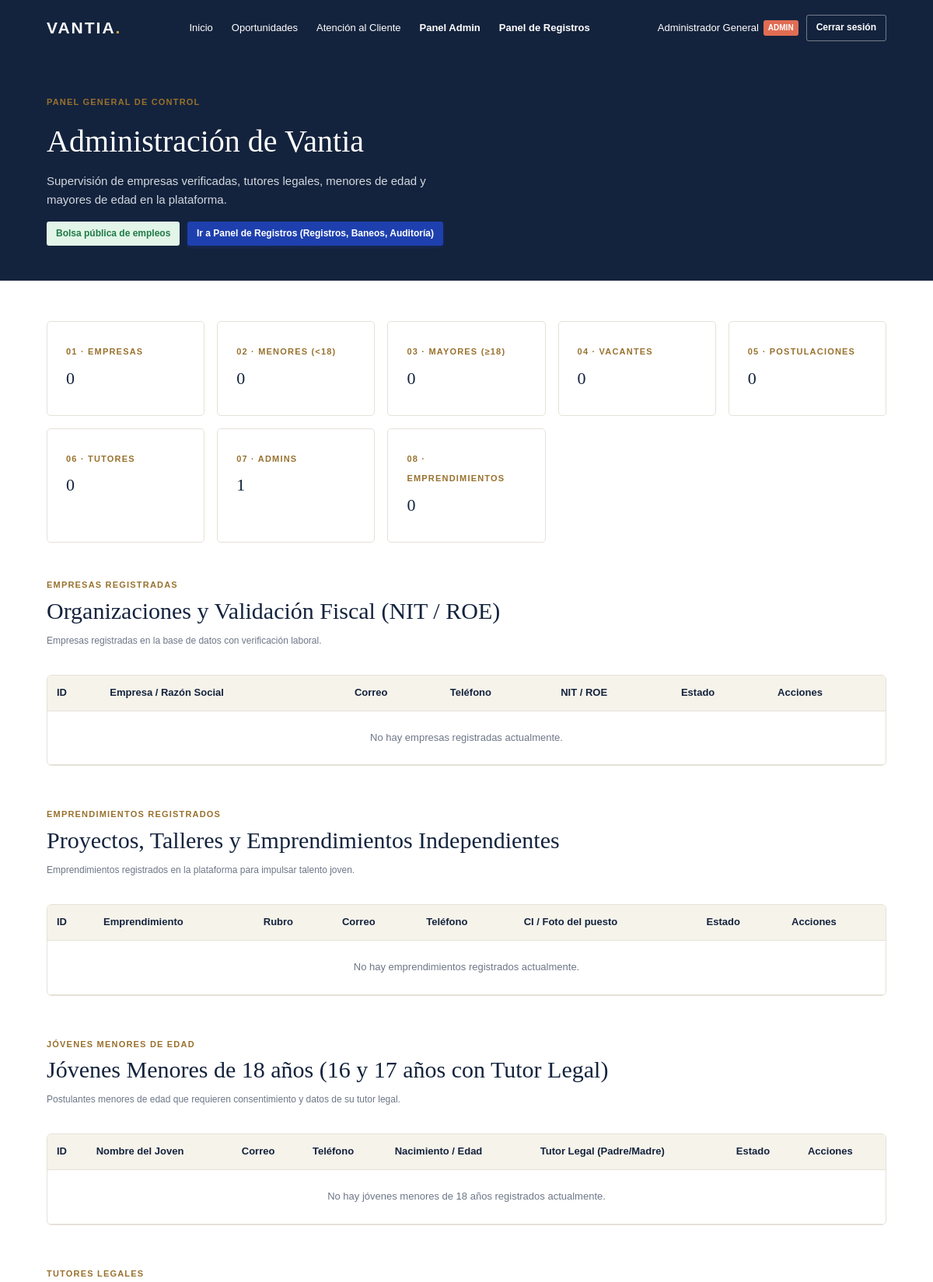
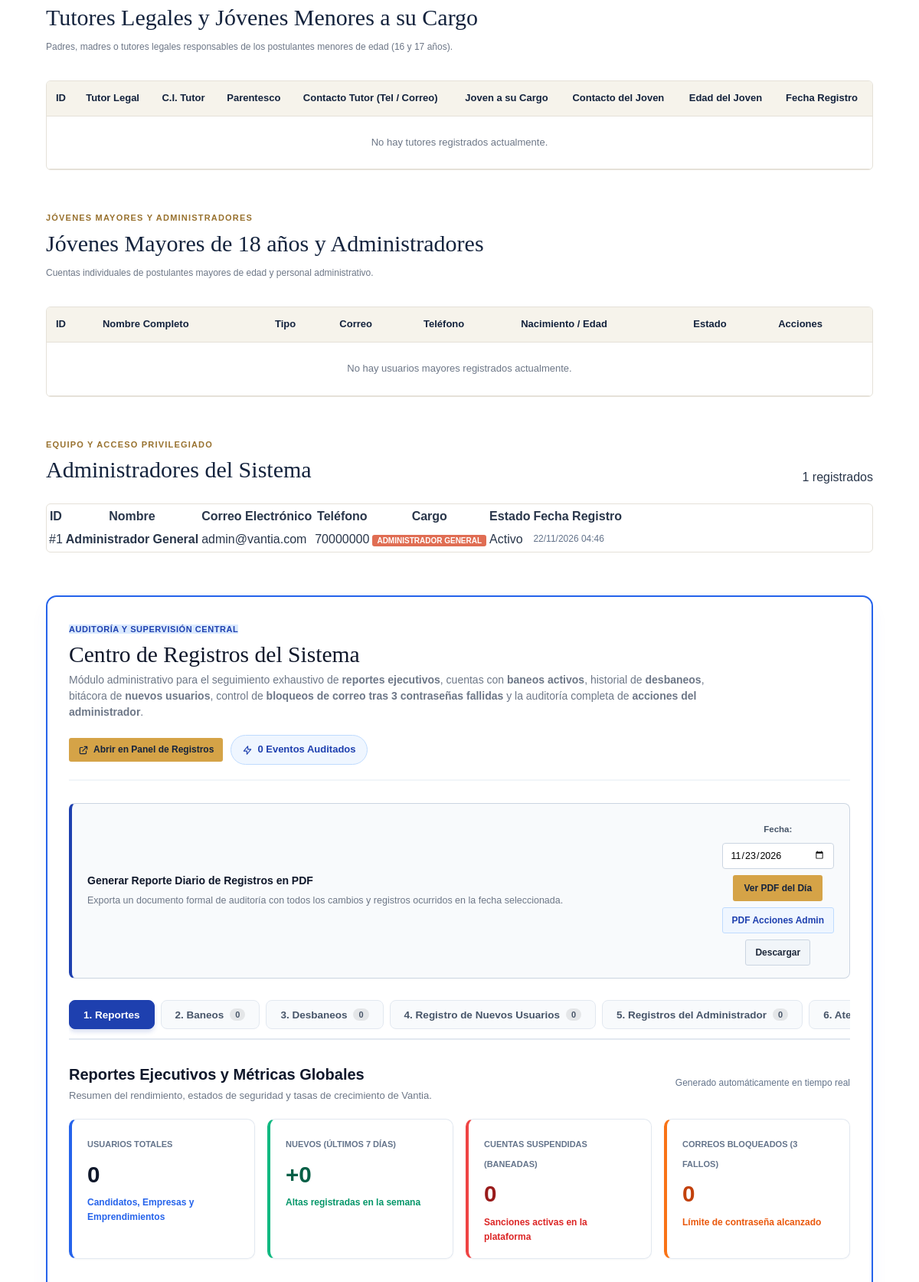
Page /ban.php?pagina=panel_admin (signed in, upper part) on the committed database (2 pictures, top to bottom).
### tables this page shows
CREATE TABLE IF NOT EXISTS usuarios_admin (
    id INT AUTO_INCREMENT PRIMARY KEY,
    nombre VARCHAR(30) NOT NULL,
    correo VARCHAR(50) NOT NULL UNIQUE,
    contrasena VARCHAR(60) NOT NULL,
    telefono BIGINT DEFAULT NULL,
    cargo VARCHAR(35) NOT NULL DEFAULT 'Administrador General',
    activo TINYINT(1) NOT NULL DEFAULT 1,
    fecha_registro TIMESTAMP DEFAULT CURRENT_TIMESTAMP
);

### views/panel_admin.php (the view, shortened to what the rows shown need)
<?php require __DIR__ . '/partials/header.php'; ?>
<section class="pagina-cabecera">
  <div class="contenedor">
    <h1>Administración de Vantia</h1>
  </div>
</section>
<section class="contenedor seccion">
  <div class="tarjetas" style="display:grid; grid-template-columns: repeat(auto-fit, minmax(180px, 1fr)); gap:1rem; margin-bottom:2.5rem;">
    <div class="tarjeta">
      <h2><?= (int) $totalEmpresas ?></h2>
    </div>
    <div class="tarjeta">
      <h2><?= (int) ($totalMenores ?? 0) ?></h2>
    </div>
    <div class="tarjeta">
      <h2><?= (int) ($totalMayores ?? 0) ?></h2>
    </div>
    <div class="tarjeta">
      <h2><?= (int) $totalEmpleos ?></h2>
    </div>
    <div class="tarjeta">
      <h2><?= (int) $totalPostulaciones ?></h2>
    </div>
    <div class="tarjeta">
      <h2><?= (int) ($totalTutores ?? 0) ?></h2>
    </div>
    <div class="tarjeta">
      <h2><?= (int) ($totalAdmins ?? 1) ?></h2>
    </div>
    <div class="tarjeta">
      <h2><?= (int) ($totalEmprendimientos ?? 0) ?></h2>
    </div>
  </div>
  <div id="seccionEmpresas" class="bloque-panel" style="margin-bottom:3rem;">
    <div class="titulo-seccion">
      <div>
        <h2>Organizaciones y Validación Fiscal (NIT / ROE)</h2>
      </div>
    </div>
    <div class="tabla-contenedor">
      <table class="tabla-panel">
        <thead>
          <tr>
            <th>ID</th>
            <th>Empresa / Razón Social</th>
            <th>Correo</th>
            <th>Teléfono</th>
            <th>NIT / ROE</th>
            <th>Estado</th>
            <th>Acciones</th>
          </tr>
        </thead>
      </table>
    </div>
  </div>
  <div id="seccionEmprendimientos" class="bloque-panel" style="margin-bottom:3rem;">
    <div class="titulo-seccion">
      <div>
        <h2>Proyectos, Talleres y Emprendimientos Independientes</h2>
      </div>
    </div>
    <div class="tabla-contenedor">
      <table class="tabla-panel">
        <thead>
          <tr>
            <th>ID</th>
            <th>Emprendimiento</th>
            <th>Rubro</th>
            <th>Correo</th>
            <th>Teléfono</th>
            <th>CI / Foto del puesto</th>
            <th>Estado</th>
            <th>Acciones</th>
          </tr>
        </thead>
      </table>
    </div>
  </div>
  <div id="seccionMenores" class="bloque-panel" style="margin-bottom:3rem;">
    <div class="titulo-seccion">
      <div>
        <h2>Jóvenes Menores de 18 años (16 y 17 años con Tutor Legal)</h2>
      </div>
    </div>
    <div class="tabla-contenedor">
      <table class="tabla-panel">
        <thead>
          <tr>
            <th>ID</th>
            <th>Nombre del Joven</th>
            <th>Correo</th>
            <th>Teléfono</th>
            <th>Nacimiento / Edad</th>
            <th>Tutor Legal (Padre/Madre)</th>
            <th>Estado</th>
            <th>Acciones</th>
          </tr>
        </thead>
      </table>
    </div>
  </div>
  <div id="seccionTutores" class="bloque-panel" style="margin-bottom:3rem;">
    <div class="titulo-seccion">
      <div>
        <h2>Tutores Legales y Jóvenes Menores a su Cargo</h2>
      </div>
    </div>
    <div class="tabla-contenedor">
      <table class="tabla-panel">
        <thead>
          <tr>
            <th>ID</th>
            <th>Tutor Legal</th>
            <th>C.I. Tutor</th>
            <th>Parentesco</th>
            <th>Contacto Tutor (Tel / Correo)</th>
            <th>Joven a su Cargo</th>
            <th>Contacto del Joven</th>
            <th>Edad del Joven</th>
            <th>Fecha Registro</th>
          </tr>
        </thead>
      </table>
    </div>
  </div>
  <div id="seccionMayores" class="bloque-panel" style="margin-bottom:3rem;">
    <div class="titulo-seccion">
      <div>
        <h2>Jóvenes Mayores de 18 años y Administradores</h2>
      </div>
    </div>
    <div class="tabla-contenedor">
      <table class="tabla-panel">
        <thead>
          <tr>
            <th>ID</th>
            <th>Nombre Completo</th>
            <th>Tipo</th>
            <th>Correo</th>
            <th>Teléfono</th>
            <th>Nacimiento / Edad</th>
            <th>Estado</th>
            <th>Acciones</th>
          </tr>
        </thead>
      </table>
    </div>
  </div>
  <div id="seccionAdmins" class="bloque-panel" style="margin-bottom:3rem;">
    <div class="titulo-seccion">
      <div>
        <h2>Administradores del Sistema</h2>
      </div>
    </div>
    <div class="tabla-contenedor">
      <table>
        <thead>
          <tr>
            <th>ID</th>
            <th>Nombre</th>
            <th>Correo Electrónico</th>
            <th>Teléfono</th>
            <th>Cargo</th>
            <th>Estado</th>
            <th>Fecha Registro</th>
          </tr>
        </thead>
        <tbody>
          <?php if (empty($administradores)): ?>
            <tr><td colspan="7" class="tabla-vacia">No hay administradores adicionales registrados.</td></tr>
          <?php else: ?>
            <?php foreach ($administradores as $adm): ?>
              <tr>
                <td>#<?= (int) $adm['id'] ?></td>
                <td><strong><?= e($adm['nombre']) ?></strong></td>
                <td><?= e($adm['correo']) ?></td>
                <td><?= e($adm['telefono'] ?: 'No registrado') ?></td>
                <td><span class="tipo-badge admin"><?= e($adm['cargo'] ?? 'Administrador') ?></span></td>
                <td>
                  <?php if (!empty($adm['activo'])): ?>
                    <span class="badge badge-verificada">Activo</span>
                  <?php else: ?>
                    <span class="badge badge-suspendida">Inactivo</span>
                  <?php endif; ?>
                </td>
                <td style="font-size:12px; color:#64748b;"><?= date('d/m/Y H:i', strtotime($adm['fecha_registro'])) ?></td>
              </tr>
            <?php endforeach; ?>
          <?php endif; ?>
        </tbody>
      </table>
    </div>
  </div>
  <div id="seccionRegistros" class="bloque-panel" style="margin-top:3.5rem; margin-bottom:3rem; border:2px solid #2563eb; border-radius:14px; padding:28px; background:#ffffff; box-shadow:0 12px 24px -4px rgba(37,99,235,0.08);">
    <div class="titulo-seccion" style="display:flex; justify-content:space-between; align-items:flex-start; flex-wrap:wrap; gap:1.2rem; border-bottom:2px solid #f1f5f9; padding-bottom:1.2rem; margin-bottom:1.8rem;">
      <div>
        <h2 style="font-size:1.85rem; color:#0f172a; margin-top:6px; margin-bottom:6px; display:flex; align-items:center; gap:10px;">
          Centro de Registros del Sistema
        </h2>
      </div>
    </div>
  </div>
</section>
<?php require __DIR__ . '/partials/footer.php'; ?>

### rows in the picture
usuarios_admin: id "1", nombre "Administrador General", correo "admin@vantia.com", telefono "70000000", cargo "ADMINISTRADOR GENERAL", activo "Activo", fecha_registro "22/11/2026 04:46"

### other values in the picture
$_SESSION['usuario'] "Administrador General"
$_SESSION['subtipo'] "ADMIN"
$totalEmpresas "0"
$totalMenores "0"
$totalMayores "0"
$totalEmpleos "0"
$totalPostulaciones "0"
$totalTutores "0"
$totalAdmins "1"
$totalEmprendimientos "0"
count($administradores ?? []) "1"
$totalRegistrosEventos "0"
count($cuentasBaneadas ?? []) "0"
count($registrosDesbaneos ?? []) "0"
count($nuevosUsuarios ?? []) "0"
